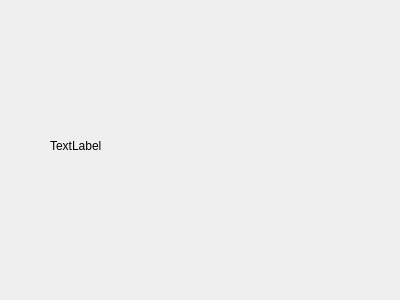
<?xml version="1.0" encoding="UTF-8"?>
<ui version="4.0">
 <class>ShowForm</class>
 <widget class="QWidget" name="ShowForm">
  <property name="geometry">
   <rect>
    <x>0</x>
    <y>0</y>
    <width>400</width>
    <height>300</height>
   </rect>
  </property>
  <property name="windowTitle">
   <string>Form</string>
  </property>
  <widget class="QLabel" name="label">
   <property name="geometry">
    <rect>
     <x>50</x>
     <y>140</y>
     <width>54</width>
     <height>12</height>
    </rect>
   </property>
   <property name="text">
    <string>TextLabel</string>
   </property>
  </widget>
 </widget>
 <resources/>
 <connections/>
</ui>
